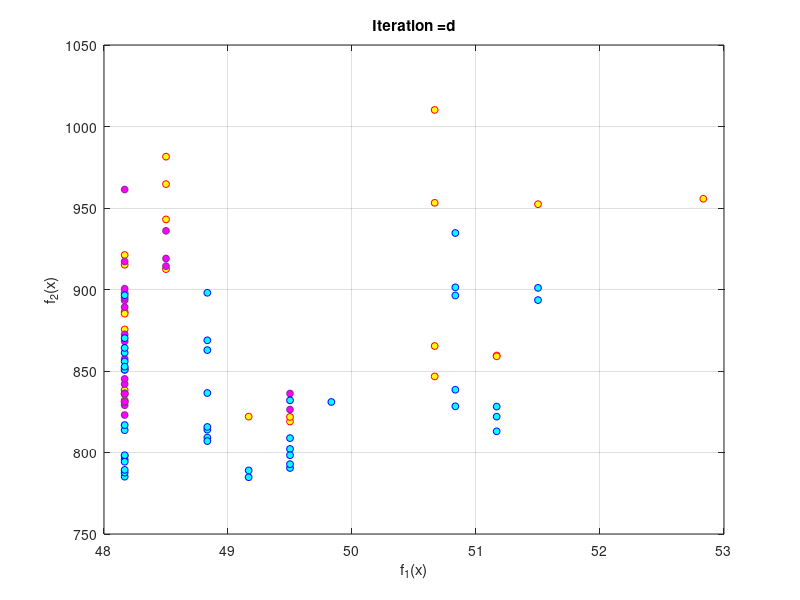

The MATLAB source for this figure:
function PlotCosts1()

        Input.nsga2=load('nsga2.mat');
        Input.hybrid=load('hybrid.mat');
        Input.moead=load('moead.mat');
        Input.pesa2=load('pesa2.mat');
        Input.spea2=load('spea2.mat');

        empty_individual.bandb=[];
        empty_individual.moead=[];
        empty_individual.nsga2=[];
        empty_individual.pesa2=[];
        empty_individual.spea2=[];
        empty_individual.hybrid=[];
        
        pop=repmat(empty_individual,80,1);
        
        temp1=[Input.nsga2.Output.Paretolist2];
        for i=1:numel(temp1)
            pop(i).nsga2=temp1{i};
        end
        q=[pop.nsga2];
        x=q(1,:);
        y=q(2,:);
%         z=q(3,:);
        %plot3(x,y,z,'or','Markersize',15, 'marker' , '*' ,'markerfacecolor','green' , 'markeredgecolor','green');
        plot(x,y,'or','Markersize',5, 'marker' , 'o' , 'markeredgecolor','red' , 'markerfacecolor','yellow');
%       plot3(EPC(1,:),EPC(2,:),EPC(3,:),'or','Markersize',5,'markerfacecolor','y');
        title(['Iteration =' 100]);
        xlabel('f_1(x)');
        ylabel('f_2(x)'); 
%         zlabel('f_3(x)');
        grid on
        hold on

%         temp2=[Input.hybrid.Output.Paretolist2];
%         for i=1:numel(temp2)
%             pop(i).hybrid=temp2{i};
%         end
%         qq=[pop.hybrid];
%         x=qq(1,:);
%         y=qq(2,:);
%         z=qq(3,:);
%         %plot3(x,y,z,'or','Markersize',6,'markerfacecolor','blue');
%         %plot3(x,y,z,'or','Markersize',12, 'marker' , 'o' ,'markerfacecolor','green' , 'markeredgecolor','red');
%         plot3(x,y,z,'or','Markersize',15, 'marker' , 'o' , 'markeredgecolor','cyan');
%         title(['Iteration =' 100]);
%         xlabel('f_1(x)');
%         ylabel('f_2(x)'); 
%         zlabel('f_3(x)');
%         grid on
%         hold on

%         temp3=[Input.moead.Output.Paretolist2];
%         for i=1:numel(temp3)
%             pop(i).moead=temp3{i};
%         end
%         qqq=[pop.moead];
%         x=qqq(1,:);
%         y=qqq(2,:);
%         z=qqq(3,:);
%         %plot3(x,y,z,'or','Markersize',15, 'marker' , '^' ,'markerfacecolor','green' , 'markeredgecolor','blue');
%         plot3(x,y,z,'or','Markersize',15, 'marker' , '^' , 'markeredgecolor','blue');
%         title(['Iteration =' 100]);
%         xlabel('f_1(x)');
%         ylabel('f_2(x)'); 
%         zlabel('f_3(x)');
%         grid on
%         hold on
        
        temp4=[Input.pesa2.Output.Paretolist2];
        for i=1:numel(temp4)
            pop(i).pesa2=temp4{i};
        end
        qqq1=[pop.pesa2];
        x=qqq1(1,:);
        y=qqq1(2,:);
%         z=qqq1(3,:);
        %plot3(x,y,z,'or','Markersize',15, 'marker' , '^' ,'markerfacecolor','green' , 'markeredgecolor','blue');
        plot(x,y,'or','Markersize',5, 'marker' , 'o' , 'markeredgecolor','#7E2F8E' , 'markerfacecolor','magenta');
%       plot3(EPC(1,:),EPC(2,:),EPC(3,:),'or','Markersize',5,'markerfacecolor','y');
        title(['Iteration =' 100]);
        xlabel('f_1(x)');
        ylabel('f_2(x)'); 
%         zlabel('f_3(x)');
        grid on
        hold on


        temp5=[Input.spea2.Output.Paretolist2];
        for i=1:numel(temp5)
            pop(i).spea2=temp5{i};
        end
        qqq2=[pop.spea2];
        x=qqq2(1,:);
        y=qqq2(2,:);
%         z=qqq2(3,:);
        %plot3(x,y,z,'or','Markersize',15, 'marker' , '^' ,'markerfacecolor','green' , 'markeredgecolor','blue');
        plot(x,y,'or','Markersize',5, 'marker' , 'o' , 'markeredgecolor','blue' , 'markerfacecolor','cyan');
%       plot3(EPC(1,:),EPC(2,:),EPC(3,:),'or','Markersize',5,'markerfacecolor','y');
        title(['Iteration =' 100]);
        xlabel('f_1(x)');
        ylabel('f_2(x)'); 
%         zlabel('f_3(x)');
        grid on
        hold off


        
end